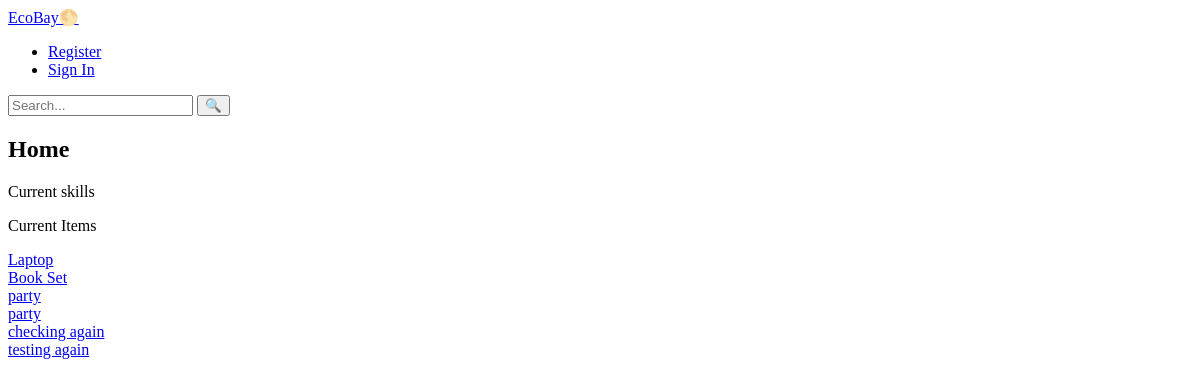
The app's page /, older data.
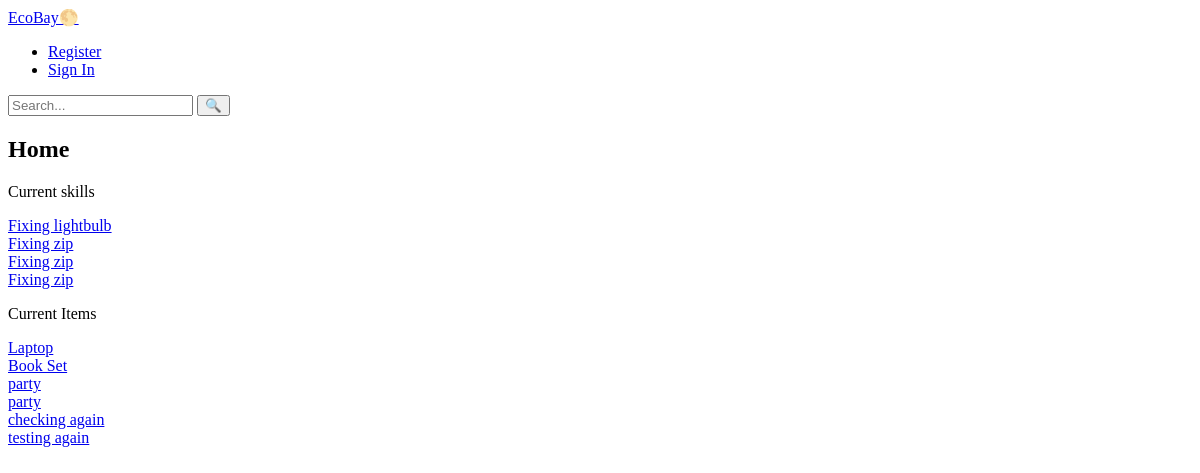
The same page, newer data.
### EcoBayApp/models.py (models this page shows)
class Item(models.Model):
    id = models.AutoField(primary_key=True)
    image_url = models.URLField(max_length=500)
    created_at = models.DateTimeField(auto_now_add=True)
    name = models.CharField(max_length=20)
    description = models.CharField(max_length=200)
    amount = models.DecimalField(max_digits=5, decimal_places=2)
    is_active = models.BooleanField(default=True)
    user = models.ForeignKey(User, on_delete=models.CASCADE)
    category = models.ForeignKey(Category, on_delete=models.CASCADE)

class Skill(models.Model):
    id = models.AutoField(primary_key=True)
    name = models.CharField(max_length=20)
    description = models.CharField(max_length=200)
    amount = models.DecimalField(max_digits=5, decimal_places=2)
    created_at = models.DateTimeField(auto_now_add=True)
    is_active = models.BooleanField(default=True)
    user = models.ForeignKey(User, on_delete=models.CASCADE)
    category = models.ForeignKey(Category, on_delete=models.CASCADE)

### EcoBayApp/views.py (the view)
# urls.py: 2. Add a URL to urlpatterns:  path('', views.home, name='home')
def home(request):
    skills = Skill.objects.all()
    items = Item.objects.all()
    error = None
    if not skills.exists() and not items.exists():
        error = 'No items or skills to be displayed'
    return render(request, 'index.html', {
        'skills': skills,
        'items': items,
        'error': error,
    })

### EcoBayApp/templates/index.html (shortened to what this page needs)
{% extends 'layout.html' %}
{% block content %}
<h2>Home</h2>
<div class="main-div">
    <p>Current skills</p>
    {% if skills %}
        {% for skill in skills %}
            <div class="skill-div">
            <a href="{% url 'get_skill' skill.id %}">
            {{ skill.name }}
            </a>
            </div>
        {% endfor %}
    {% endif %}
</div>
<div class="main-div">
    <p>Current Items</p>
    {% if items %}
        {% for item in items %}
        <div class="item-div">
        <a href="{% url 'get_item' item.id %}">
        {{ item.name }}
        </a>
        </div>
        {% endfor %}
    {% endif %}
</div>
{% endblock %}

### EcoBayApp/templates/layout.html (shortened to what this page needs)
{% load static %}
<!DOCTYPE html>
<html lang="en">
  <head>
    <link
      rel="stylesheet"
      href="https://cdnjs.cloudflare.com/ajax/libs/font-awesome/4.7.0/css/font-awesome.min.css"
    />
    <link rel="stylesheet" href="{% static 'styles.css' %}" />
  </head>
  <body>
    <div class="title-div">
      <a href="{% url 'home' %}" class="nav-brand">EcoBay🌕</a>
    </div>
    <div class="bottom-navbar">
      <div class="nav-container">
        <ul class="nav-links">
      {% if not user.is_authenticated %}
      <li><a href="{% url 'register' %}">Register</a></li>
      <li><a href="{% url 'login_view' %}">Sign In</a></li>
      {% endif %}
    </ul>
        <form class="search-container" method="get" action="{% url 'search' %}">
          <input placeholder="Search..." id="search" type="search" name="search"/>
          <button type="submit">🔍</button>
        </form>
      </div>
    </div>
    <main>
  {% block content %}
  {% endblock %}
    </main>
  </body>
</html>

Row changes from the older to the newer data that the page shows:
added Skill: name "Fixing lightbulb"
added Skill: name "Fixing zip"
added Skill: name "Fixing zip"
added Skill: name "Fixing zip"
